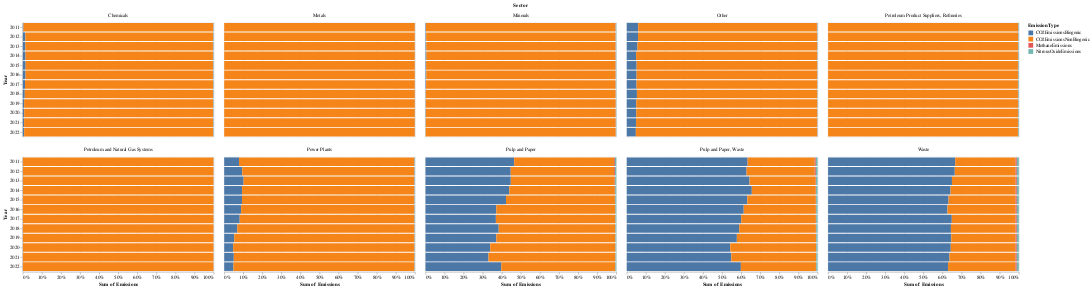

The code cell stored with this chart in its notebook:
### Code cell
alt.Chart(UnitEmissionsBySector).mark_bar().encode(
    x = alt.X('sum(Emissions)', stack = 'normalize'),
    y = 'Year:O',
    color = 'EmissionType:N'
).facet(
    facet='Sector:N',
    columns = 5
)

### Figure 1 — Vega-Lite specification as saved in the notebook (floating-point values rounded to 4 significant figures; data arrays with more than 128 entries replaced by an {"elided": "..."} marker saying what was removed)
{"config": {"view": {"continuousWidth": 400, "continuousHeight": 300}}, "data": {"name": "data-e5baf8e858bc20159a10450c8f27ebaa"}, "facet": {"field": "Sector", "type": "nominal"}, "spec": {"mark": "bar", "encoding": {"color": {"field": "EmissionType", "type": "nominal"}, "x": {"aggregate": "sum", "field": "Emissions", "stack": "normalize", "type": "quantitative"}, "y": {"field": "Year", "type": "ordinal"}}}, "columns": 5, "$schema": "https://vega.github.io/schema/vega-lite/v4.17.0.json", "datasets": {"data-e5baf8e858bc20159a10450c8f27ebaa": {"elided": "480 records"}}}
